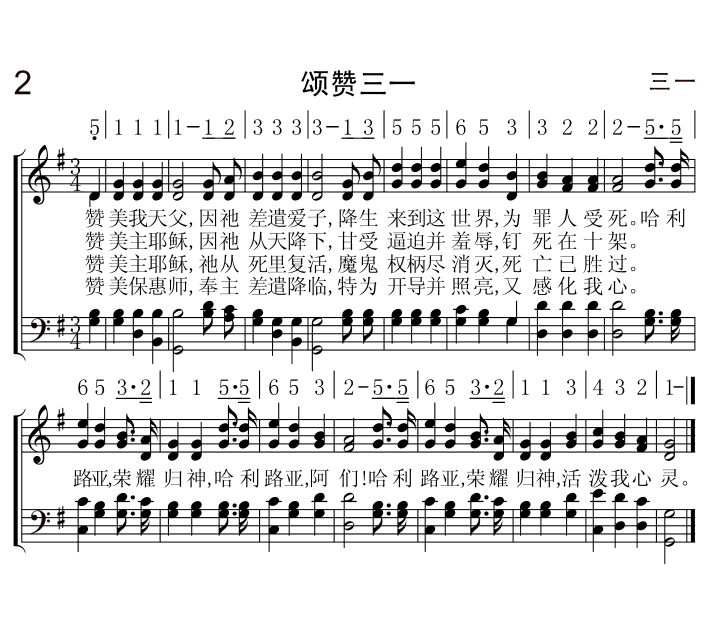
#> input picture test_images/b_01.jpg, 1417 x 1268 px, found by its file name (shown at 1/2 size); its folder holds only this picture in this run
$ python music_sheet_classifier.py
#> lines starting #> are read from the running program, lines starting #| are printed output that depends on the picture; after the words box and inside, x2 and y2 are one past the last pixel; in counts of white or black regions, pixels touching at a corner belong together
import os
import string
import cv2
import numpy as np
import matplotlib.pyplot as plt
from typing import Tuple, Dict, Union
import pytesseract

class MusicSheetClassifier:
    VALID_CHARS = set("12345670.-|/\[] ")
    INVALID_CHARS = set("89") | set(string.ascii_lowercase) | set(string.ascii_uppercase)
    # uncomment this one if you going test image on window pc
    # pytesseract.pytesseract.tesseract_cmd = r"C:\Program Files\Tesseract-OCR\tesseract.exe"
    """
    A classifier for different music notation systems including:
    - Staff notation (Western standard notation)
    - Jianpu (Numbered musical notation)`
    - Tablature
    - Other notation systems
    """

    def __init__(self):
        """Initialize the classifier with default parameters"""
        # Thresholds for classification
        self.staff_line_threshold = 0.6  # Minimum ratio of horizontal lines to consider staff notation
        self.jianpu_number_threshold = 0.4  # Minimum ratio of numeric characters to consider jianpu
        self.tablature_threshold = 0.5  # Minimum ratio of string-like features to consider tablature

        # Common preprocessing parameters
        self.resize_width = 1000  # Width to resize images to

    def preprocess_image(self, image_path: Union[str, np.ndarray]) -> np.ndarray:
        """
        Preprocess the image for feature extraction

        Args:
            image_path: Path to the image or numpy array of the image

        Returns:
            Preprocessed image as numpy array
        """
#> called with image_path = 'test_images/b_01.jpg'
        # Load image if path is provided
        if isinstance(image_path, str):
            image = cv2.imread(image_path)
#> image is the input picture: shape (1268, 1417, 3); mean B, G, R 228, 228, 228
            if image is None:
                raise FileNotFoundError(f"Could not load image from {image_path}")
        else:
            image = image_path.copy()

        # Convert to grayscale if not already
        if len(image.shape) == 3:
            gray = cv2.cvtColor(image, cv2.COLOR_BGR2GRAY)
        else:
            gray = image

        # Resize for consistent processing
        height, width = gray.shape
#> height = 1268; width = 1417
        new_height = int(height * (self.resize_width / width))
#> new_height = 894
        resized = cv2.resize(gray, (self.resize_width, new_height))
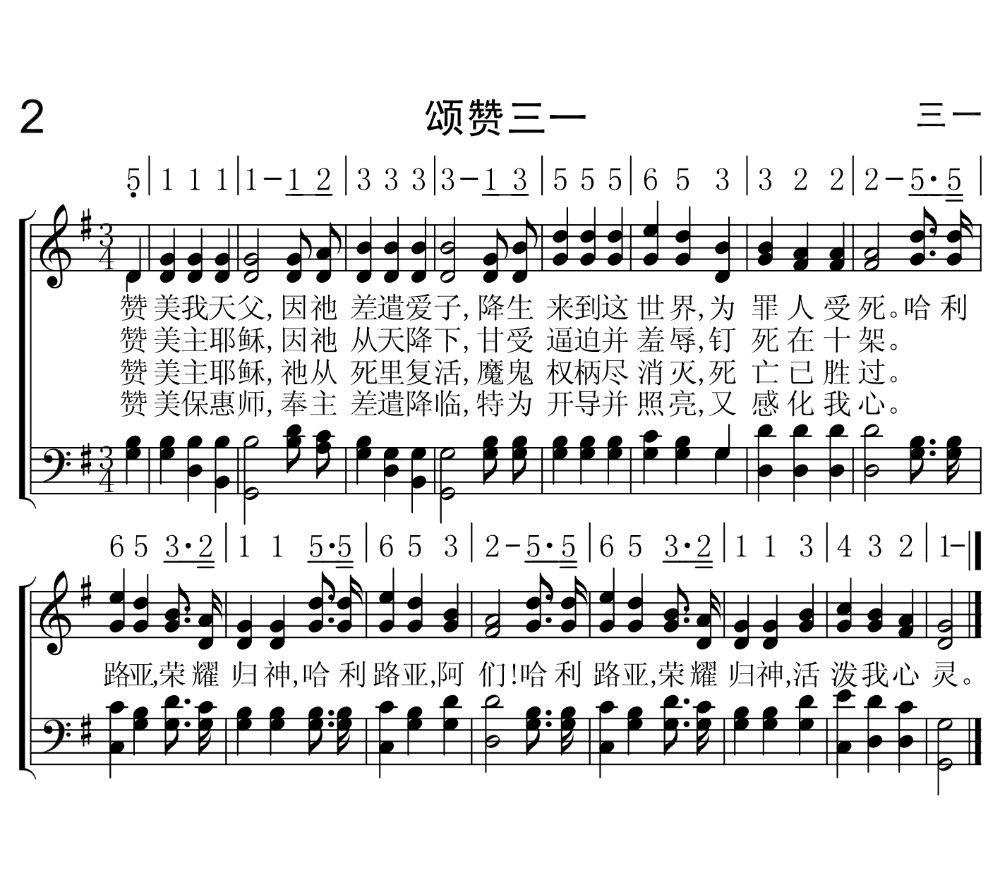
#> resized: shape (894, 1000); min 0, max 255, mean 227.9

        # Binarize image
        _, binary = cv2.threshold(resized, 0, 255, cv2.THRESH_BINARY_INV + cv2.THRESH_OTSU)
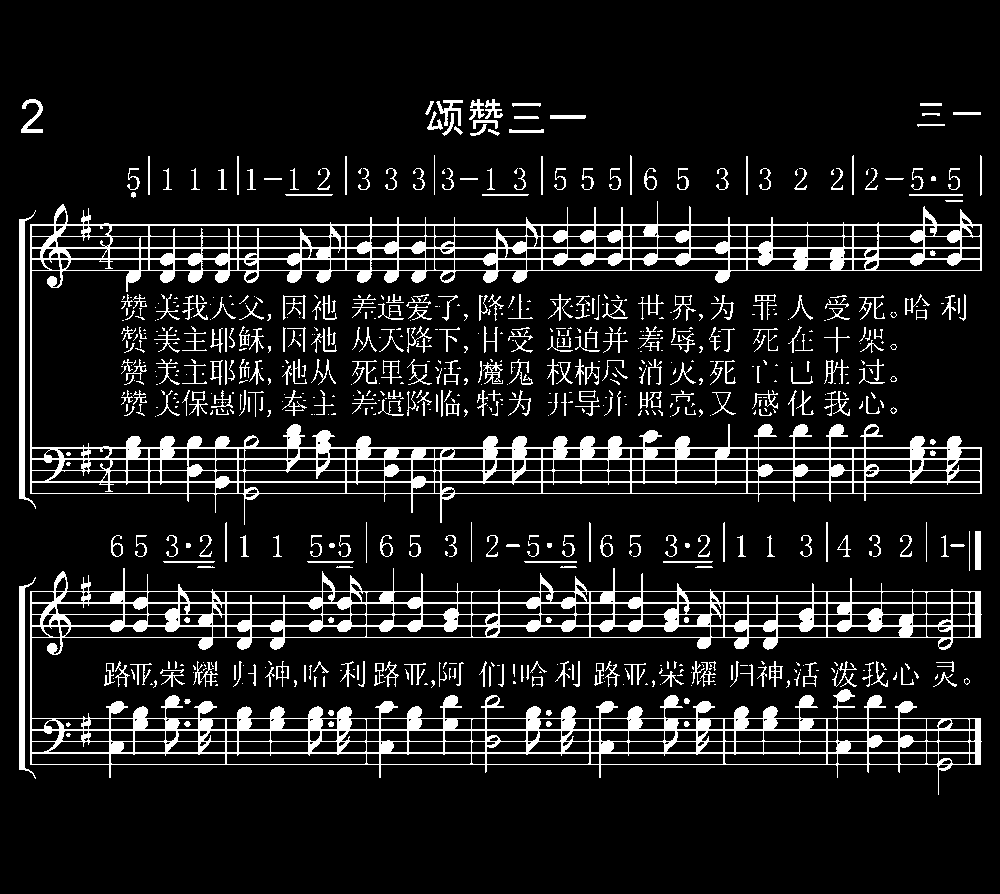
#> binary: shape (894, 1000); 11.1% white; 723 white regions (359 under 20 px), largest, box (x1, y1, x2, y2) and area: (30, 201, 982, 525) 34881, (30, 568, 982, 795) 33755, (19, 210, 36, 509) 1732

        return binary

    def detect_staff_notation(self, binary_img: np.ndarray) -> Tuple[bool, float]:
        """
        Simplified function to detect if the image contains standard staff notation
        by checking for the presence of staff lines.

        Args:
            binary_img: Preprocessed binary image

        Returns:
            Tuple of (is_staff_notation, confidence)
        """
        # Use morphological operations to detect horizontal lines
        horizontal_kernel = cv2.getStructuringElement(cv2.MORPH_RECT, (40, 1))
        horizontal_detected = cv2.morphologyEx(binary_img, cv2.MORPH_OPEN, horizontal_kernel, iterations=2)
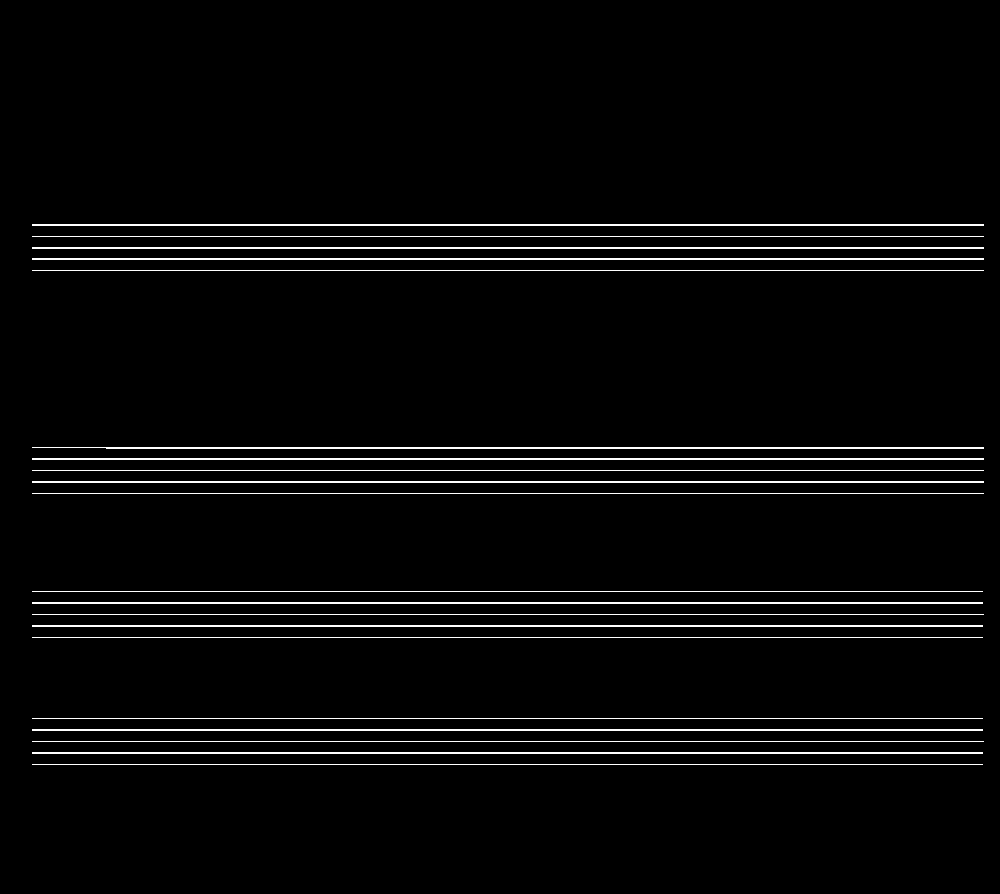
#> horizontal_detected: shape (894, 1000); 3.2% white in thin lines or dots, all inside (x1, y1, x2, y2) = (32, 224, 984, 765)

        # Find contours of horizontal lines
        contours, _ = cv2.findContours(horizontal_detected, cv2.RETR_EXTERNAL, cv2.CHAIN_APPROX_SIMPLE)
#> contours = 20 contours, 10 with area under 20; largest, box (x1, y1, x2, y2) and area: (32, 481, 984, 483) 951, (32, 458, 984, 460) 951, (32, 258, 984, 260) 951, (32, 247, 984, 249) 951, (32, 224, 984, 226) 951

        # Store information about detected horizontal lines
        horizontal_lines = []
        for contour in contours:
            x, y, w, h = cv2.boundingRect(contour)
            # Staff lines are thin and extend across most of the width
            if h <= 3 and w > binary_img.shape[1] // 3:
                horizontal_lines.append((y, h))  # Store y-position and height
#> this loop made 20 passes
#> (contour, y, w, h) on passes 1 to 11: ([[32, 764], [982, 764]], 764, 951, 1), ([[32, 752], [32, 753], [982, 753], [982, 752]], 752, 951, 2), ([[32, 741], [983, 741]], 741, 952, 1), ([[32, 729], [32, 730], [982, 730], [982, 729]], 729, 951, 2), ([[32, 718], [982, 718]], 718, 951, 1), ([[32, 637], [982, 637]], 637, 951, 1), ([[32, 625], [32, 626], [982, 626], [982, 625]], 625, 951, 2), ([[32, 614], [983, 614]], 614, 952, 1), ([[32, 602], [32, 603], [982, 603], [982, 602]], 602, 951, 2), ([[32, 591], [982, 591]], 591, 951, 1), ([[32, 493], [983, 493]], 493, 952, 1)
#> (y, w, h) on pass 15: (447, 952, 2)
#> after the loop, horizontal_lines = [(764, 1), (752, 2), (741, 1), (729, 2), (718, 1), (637, 1), (625, 2), (614, 1), (602, 2), (591, 1), (493, 1), (481, 2), (470, 1), (458, 2), (447, 2), (270, 1), (258, 2), (247, 2), (236, 1), (224, 2)]

        # Sort lines by y-position
        horizontal_lines.sort(key=lambda line: line[0])

        # Need at least 5 horizontal lines for a standard staff
        if len(horizontal_lines) < 5:
            return False, 0.0

        # Check for groups of evenly spaced lines (staff lines)
        staff_groups = []
        current_group = [horizontal_lines[0][0]]  # Start with first line
#> current_group = [224]

        for i in range(1, len(horizontal_lines)):
            current_y = horizontal_lines[i][0]
            prev_y = horizontal_lines[i-1][0]
            spacing = current_y - prev_y

            # If spacing is relatively consistent, add to current group
            if spacing < binary_img.shape[0] * 0.05:  # 5% of image height as threshold
                current_group.append(current_y)
            else:
                # If we have at least 5 lines, consider it a staff
                if len(current_group) >= 5:
                    staff_groups.append(current_group)
                # Start a new group
                current_group = [current_y]
#> this loop made 19 passes
#> (current_y, prev_y, spacing, current_group) on passes 5, 10, 15: (447, 270, 177, [447]), (591, 493, 98, [591]), (718, 637, 81, [718])
#> (current_y, prev_y, spacing) on passes 1, 2, 3, 4, 6, 7: (236, 224, 12), (247, 236, 11), (258, 247, 11), (270, 258, 12), (458, 447, 11), (470, 458, 12)
#> after the loop, staff_groups = [[224, 236, 247, 258, 270], [447, 458, 470, 481, 493], [591, 602, 614, 625, 637]]

        # Check the last group
        if len(current_group) >= 5:
            staff_groups.append(current_group)

        # Calculate confidence based on number of staff groups found
        if len(staff_groups) > 0:
            # Higher confidence with more staff groups
            confidence = min(1.0, len(staff_groups) * 0.5)
#> confidence = 1
            return True, confidence
        else:
            return False, 0.0


    def detect_jianpu_notation(self, binary_img: np.ndarray) -> Tuple[bool, float]:
        """
        Detect Jianpu notation from a binary image using OCR and layout analysis.

        Args:
            binary_img: Preprocessed binary image (black text on white background)

        Returns:
            Tuple (is_jianpu, confidence)
        """
        # OCR with layout info
        ocr_data = pytesseract.image_to_data(binary_img, config='--oem 3 --psm 6', output_type=pytesseract.Output.DICT)

        lines = {}
        n = len(ocr_data['text'])

        for i in range(n):
            text = ocr_data['text'][i].strip()
            line_num = ocr_data['line_num'][i]
            top = ocr_data['top'][i]
            height = ocr_data['height'][i]

            if not text:
                continue

            if line_num not in lines:
                lines[line_num] = {
                    "text": [],
                    "tops": [],
                    "heights": []
                }

            lines[line_num]["text"].append(text)
            lines[line_num]["tops"].append(top)
            lines[line_num]["heights"].append(height)


        char_ratio_sum = 0.0
        valid_line_count = 0
        total_line_count = 0
        # jianpu_lines = []

        for line_info in lines.values():
            line_text = ' '.join(line_info["text"])
            # Skip lines that clearly do not belong to Jianpu
            if any(c.isalpha() for c in line_text) or '8' in line_text or '9' in line_text:
                continue


            chars = [c for c in line_text if not c.isspace()]
            total_chars = len(chars)
            if total_chars < 5:
                continue

            if (sum(1 for c in chars if c in self.INVALID_CHARS) > 0):
                continue

            valid_chars = sum(1 for c in chars if c in self.VALID_CHARS)
            char_ratio = valid_chars / total_chars

            total_line_count += 1
            char_ratio_sum += char_ratio

            # Heuristic: at least 90% valid characters
            if char_ratio >= 0.9:
                valid_line_count += 1

        if total_line_count == 0:
            return False, 0.0


        content_score = char_ratio_sum / total_line_count

        confidence = content_score


        return confidence > 0.6, confidence


    # [72 lines left out: function detect_tablature, not called in this run]

    def classify(self, image_path: Union[str, np.ndarray]) -> Dict:
        """
        Classify the type of music notation in the image

        Args:
            image_path: Path to the image or numpy array of the image

        Returns:
            Dictionary with classification results including:
            - detected_type: The most likely notation type
            - confidences: Confidence scores for each notation type
            - features: Extracted features used for classification
        """
        # Preprocess image
        binary_img = self.preprocess_image(image_path)

        # Detect different notation types
        is_staff, staff_confidence = self.detect_staff_notation(binary_img)
#> is_staff = True; staff_confidence = 1
        is_jianpu, jianpu_confidence = self.detect_jianpu_notation(binary_img)
        # is_tablature, tablature_confidence = self.detect_tablature(binary_img)

        # Compile confidences
        confidences = {
            "staff_notation": float(staff_confidence),
            "jianpu_notation": float(jianpu_confidence),
            # "tablature": float(tablature_confidence),
        }

        # Determine the most likely notation type
        max_confidence_type = max(confidences, key=confidences.get)
        max_confidence = confidences[max_confidence_type]

        # Only classify if we have reasonable confidence
        if max_confidence < 0.3:
            detected_type = "unknown"
        else:
            detected_type = max_confidence_type

        # Construct result
        result = {
            "detected_type": detected_type,
            "confidences": confidences,
            "features": {
                "staff_lines_detected": is_staff,
                "jianpu_numbers_detected": is_jianpu,
                # "tablature_structure_detected": is_tablature
            }
        }

        return result

    # [89 lines left out: function explain_classification, not called in this run]

# Usage example
def main():
    # Initialize classifier
    classifier = MusicSheetClassifier()

    # Specify the directory where your images are located
    image_directory = "test_images"

    # Loop through all files in the directory
    for filename in os.listdir(image_directory):
        # Only process image files (assuming .jpg for this case)
        if filename.endswith((".jpg", ".png")):
            image_path = os.path.join(image_directory, filename)
            result = classifier.classify(image_path)

            print(f"({filename}): {result['detected_type']} {result['confidences']}")

    # explanation = classifier.explain_classification("test_images/o_05.png")
    # plt.show()

if __name__ == "__main__":
    main()
#> (the call stopped at in detect_jianpu_notation, `ocr_data = pytesseract.image_to_data(binary_img, config='--oem 3 --psm..`: pytesseract is not available in this run)
